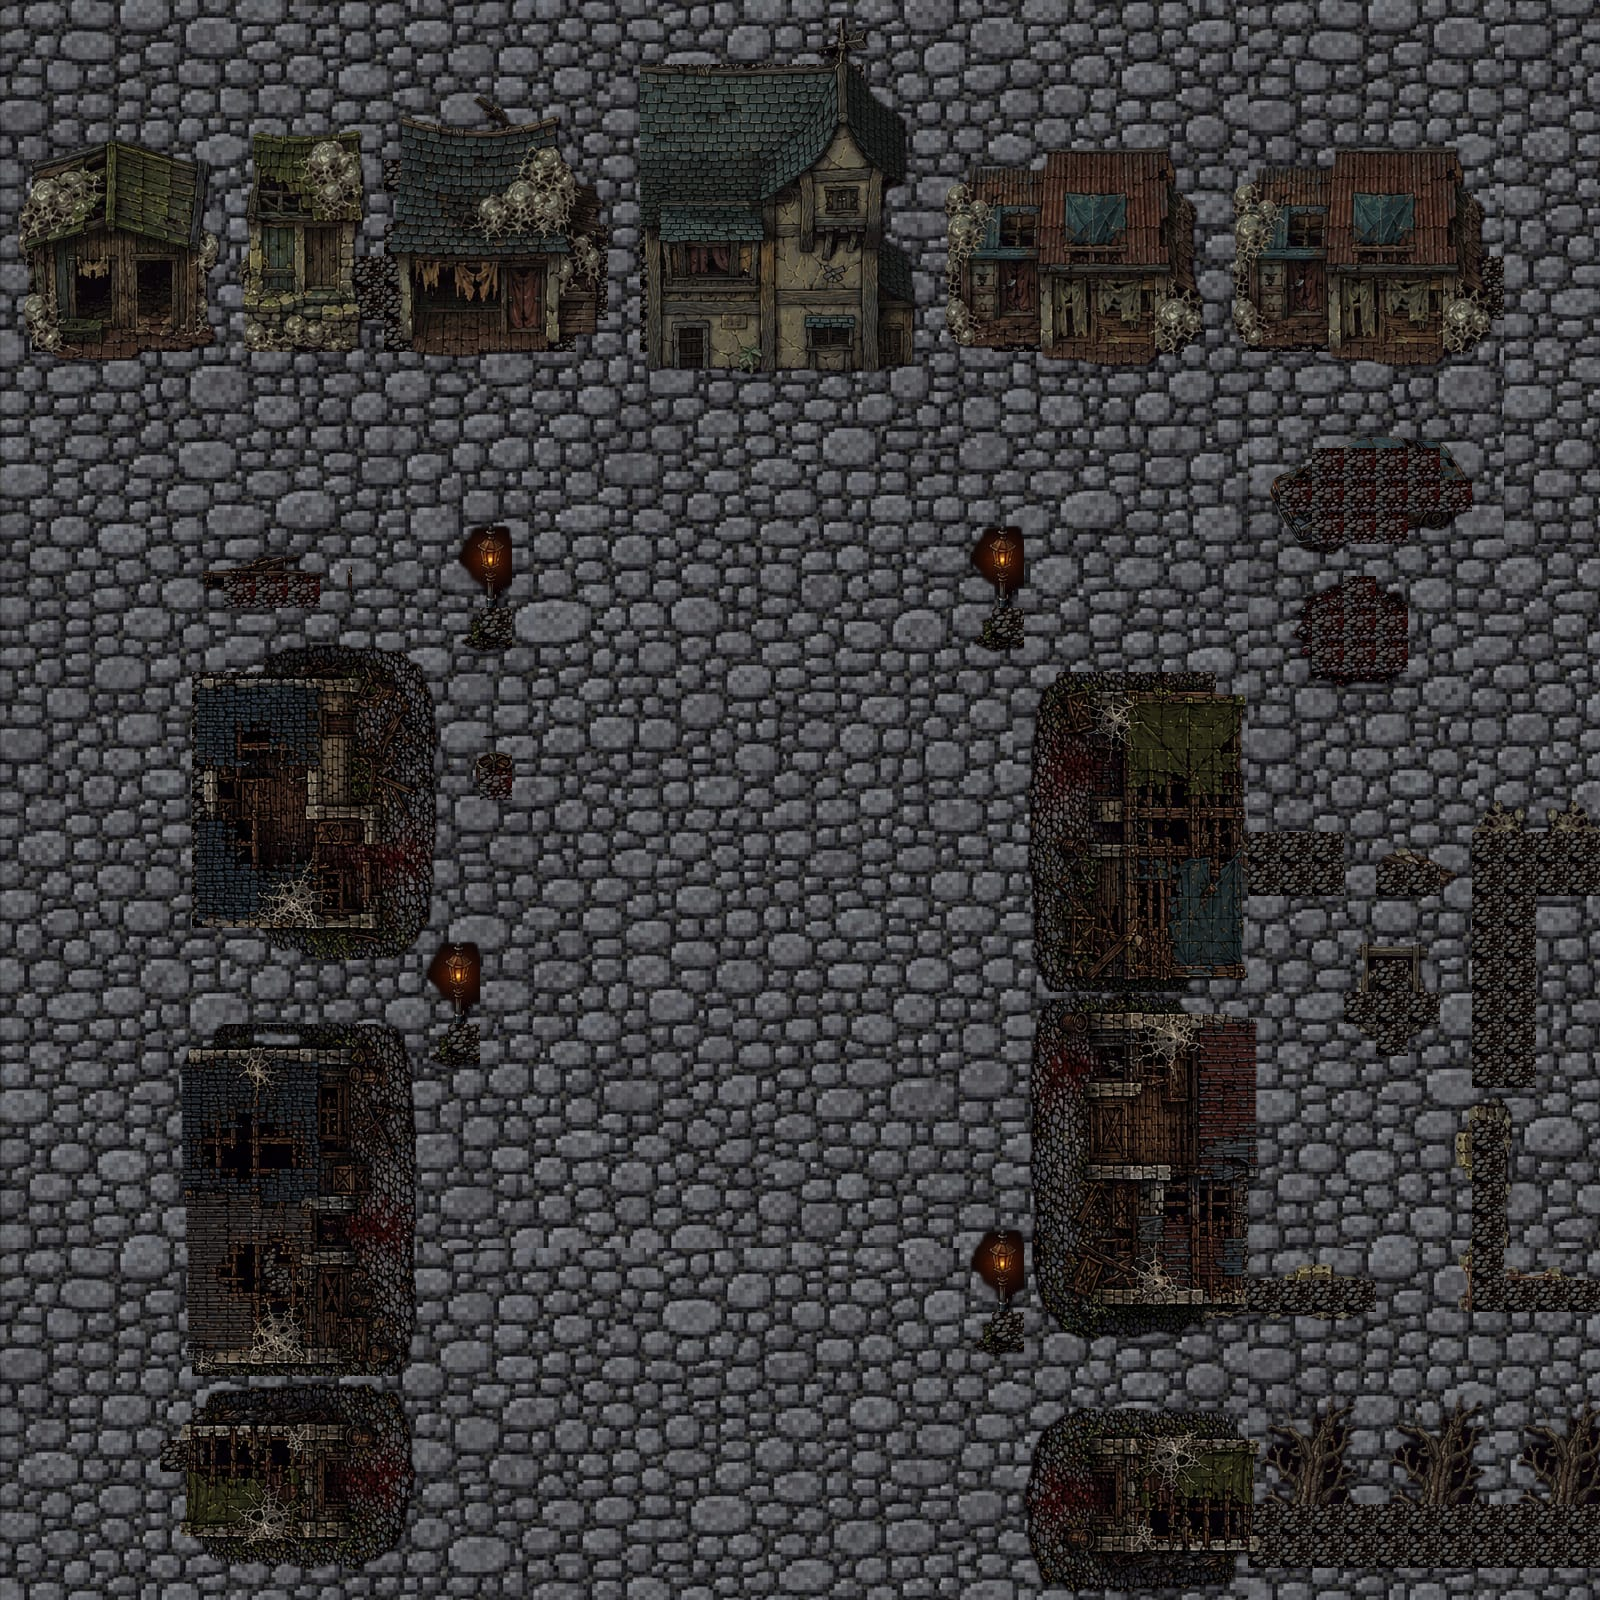

Tiled map render using the project's own tile images. Description and the map definition, with tile-layer contents summarised, below:
An orthogonal 50x50 tile map with 32x32 px tiles, 4 tile layers (ground, ground_details, collision, objects), 5 tilesets.

<map version="1.10" tiledversion="1.12.1" orientation="orthogonal" renderorder="right-down" width="50" height="50" tilewidth="32" tileheight="32" infinite="0" nextlayerid="8" nextobjectid="1">
 <editorsettings>
  <export target="../src/assets/map/mapa1.tmj" format="json" />
 </editorsettings>
 <tileset firstgid="1" source="solo.tsx" />
 <tileset firstgid="257" source="casa1.tsx" />
 <tileset firstgid="1793" source="Solo2.tsx" />
 <tileset firstgid="3314" source="arcadia2.tsx" />
 <tileset firstgid="4850" source="solo3.tsx" />
 <layer id="3" name="ground" width="50" height="50">
  <data>[2500 cells, 2500 non-empty, 1521 distinct tile ids]</data>
 </layer>
 <layer id="4" name="ground_details" width="50" height="50">
  <data>[2500 cells, 272 non-empty, 155 distinct tile ids]</data>
 </layer>
 <layer id="6" name="collision" width="50" height="50">
  <data>[2500 cells, 416 non-empty, 3 distinct tile ids]</data>
 </layer>
 <layer id="7" name="objects" width="50" height="50">
  <data>[2500 cells, 878 non-empty, 758 distinct tile ids]</data>
 </layer>
</map>
